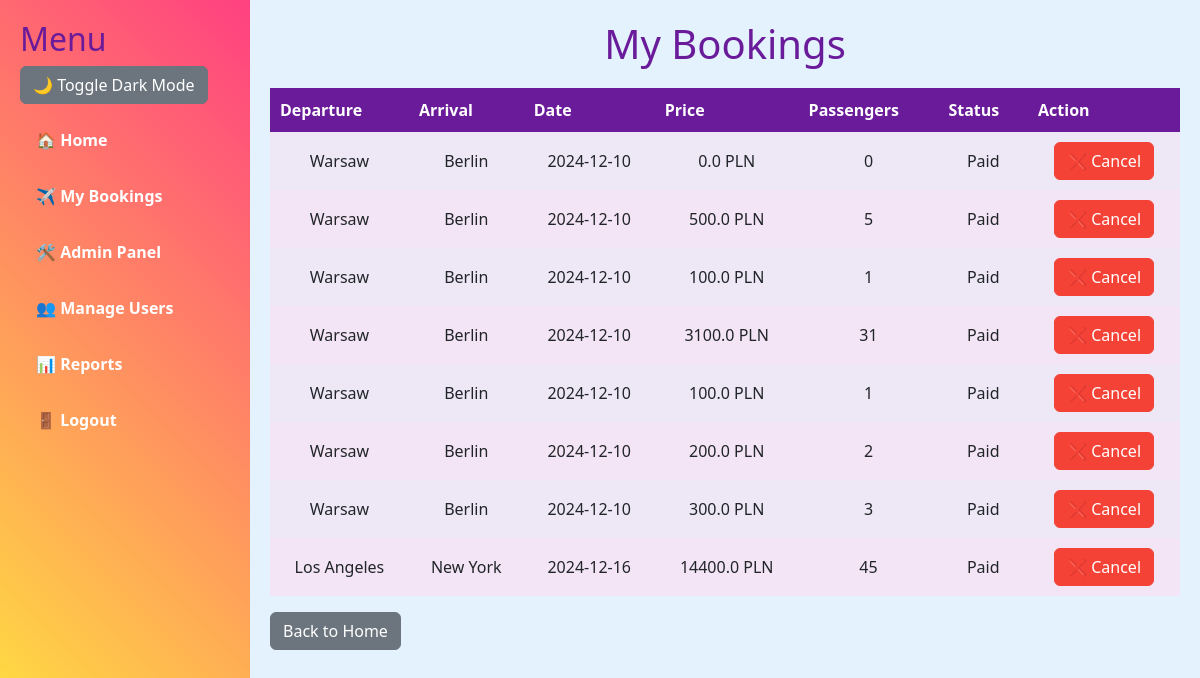
/my_bookings (signed in), run on an earlier commit of the app's database.
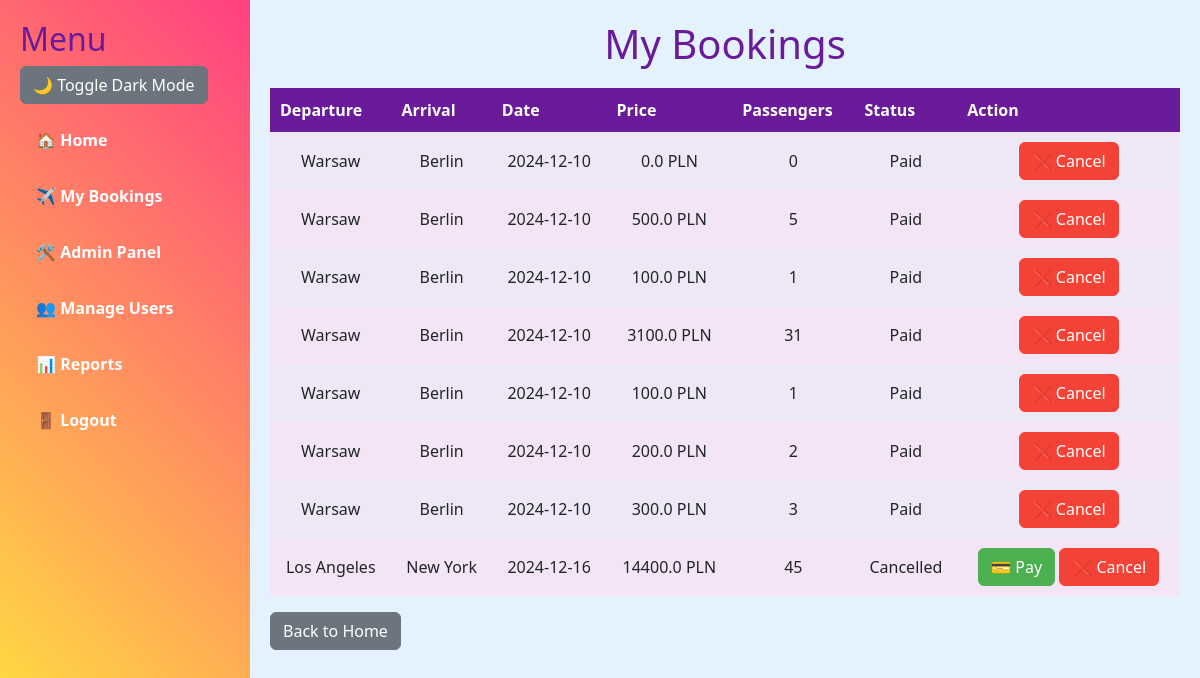
And on a later commit of the database.
### app.py (models this page shows)
class Booking(db.Model):
    id = db.Column(db.Integer, primary_key=True)
    user_id = db.Column(db.Integer, db.ForeignKey('user.id'), nullable=False)
    flight_id = db.Column(db.Integer, db.ForeignKey('flight.id'), nullable=False)
    number_of_passengers = db.Column(db.Integer, nullable=False)
    status = db.Column(db.String(100), default="Confirmed")
    is_paid = db.Column(db.Boolean, default=False)
    flight = db.relationship('Flight', backref='bookings', lazy=True)

class Flight(db.Model):
    id = db.Column(db.Integer, primary_key=True)
    departure_city = db.Column(db.String(100), nullable=False)
    arrival_city = db.Column(db.String(100), nullable=False)
    date = db.Column(db.String(100), nullable=False)
    price = db.Column(db.Float, nullable=False)
    available_seats = db.Column(db.Integer, nullable=False)

### app.py (the view)
@app.route("/my_bookings")
@login_required
def my_bookings():
    bookings = Booking.query.filter_by(user_id=current_user.id).all()
    return render_template("my_bookings.html", bookings=bookings)

### app.py (called while the page is built)
@login_manager.user_loader
def load_user(user_id):
    return User.query.get(int(user_id))

    @property
    def is_active(self):
        return True

### templates/my_bookings.html
{% extends "base.html" %}
{% block content %}
<h1 class="text-center">My Bookings</h1>
<table>
    <thead>
        <tr>
            <th>Departure</th>
            <th>Arrival</th>
            <th>Date</th>
            <th>Price</th>
            <th>Passengers</th>
            <th>Status</th>
            <th>Action</th>
        </tr>
    </thead>
    <tbody>
        {% for booking in bookings %}
        <tr>
            <td>{{ booking.flight.departure_city }}</td>
            <td>{{ booking.flight.arrival_city }}</td>
            <td>{{ booking.flight.date }}</td>
            <td>{{ booking.flight.price * booking.number_of_passengers }} PLN</td>
            <td>{{ booking.number_of_passengers }}</td>
            <td>{{ booking.status }}</td>
            <td>
                {% if booking.status != "Paid" %}
                    <form action="{{ url_for('pay_booking', booking_id=booking.id) }}" method="POST" style="display:inline;">
                        <button type="submit" class="btn btn-success">💳 Pay</button>
                    </form>
                {% endif %}
                <form action="{{ url_for('cancel_booking', booking_id=booking.id) }}" method="POST" style="display:inline;">
                    <button type="submit" class="btn btn-danger">❌ Cancel</button>
                </form>
            </td>
        </tr>
        {% endfor %}
    </tbody>
</table>
<a href="{{ url_for('index') }}" class="btn btn-secondary mt-3">Back to Home</a>
{% endblock %}

### templates/base.html (shortened to what this page needs)
<!DOCTYPE html>
<html lang="en">
<head>
    <link rel="stylesheet" href="https://cdn.jsdelivr.net/npm/bootstrap@5.3.0/dist/css/bootstrap.min.css">
    <link href="https://cdnjs.cloudflare.com/ajax/libs/font-awesome/6.0.0-beta3/css/all.min.css" rel="stylesheet">
</head>
<body>
    <div class="sidebar">
        <h2>Menu</h2>
        <button onclick="toggleDarkMode()" class="btn btn-secondary mb-3">
            🌙 Toggle Dark Mode
        </button>
        <ul class="nav flex-column">
            <li class="nav-item mb-3">
                <a class="nav-link" href="{{ url_for('index') }}">🏠 Home</a>
            </li>
            {% if current_user.is_authenticated %}
                <li class="nav-item mb-3">
                    <a class="nav-link" href="{{ url_for('my_bookings') }}">✈️ My Bookings</a>
                </li>
                {% if current_user.is_admin %}
                    <li class="nav-item mb-3">
                        <a class="nav-link" href="{{ url_for('admin') }}">🛠 Admin Panel</a>
                    </li>
                    <li class="nav-item mb-3">
                        <a class="nav-link" href="{{ url_for('manage_users') }}">👥 Manage Users</a>
                    </li>
                    <li class="nav-item mb-3">
                        <a class="nav-link" href="{{ url_for('admin_reports') }}">📊 Reports</a>
                    </li>
                {% endif %}
                <li class="nav-item mb-3">
                    <a class="nav-link" href="{{ url_for('logout') }}">🚪 Logout</a>
                </li>
            {% endif %}
        </ul>
    </div>
    <div class="main-content">
        {% block content %}{% endblock %}
    </div>
</body>
</html>

### templates/base.html (style rules this page uses)
body { background-color: #e3f2fd; margin: 0; display: flex; transition: background-color 0.3s, color 0.3s; }
.sidebar { background: linear-gradient(45deg, #ffeb3b, #ff4081); color: white; padding: 20px; height: 100vh; width: 250px; }
.sidebar a { color: white; font-weight: bold; text-decoration: none; }
.main-content { flex-grow: 1; padding: 20px; }
h1, h2, h3 { color: #6a1b9a; }
.btn-success { background-color: #4caf50; border-color: #4caf50; }
.btn-danger { background-color: #f44336; border-color: #f44336; }
table { width: 100%; background-color: #ffffff; border-collapse: collapse; margin-top: 20px; }
table th { background-color: #6a1b9a; color: white; padding: 10px; }
table tr:nth-child(even) { background-color: #f3e5f5; }
table tr:nth-child(odd) { background-color: #ede7f6; }
table td { padding: 10px; text-align: center; }

What changed in the data, as far as the page shows it:
changed Booking "Los Angeles": status "Paid" → "Cancelled"; now shows "💳 Pay"
